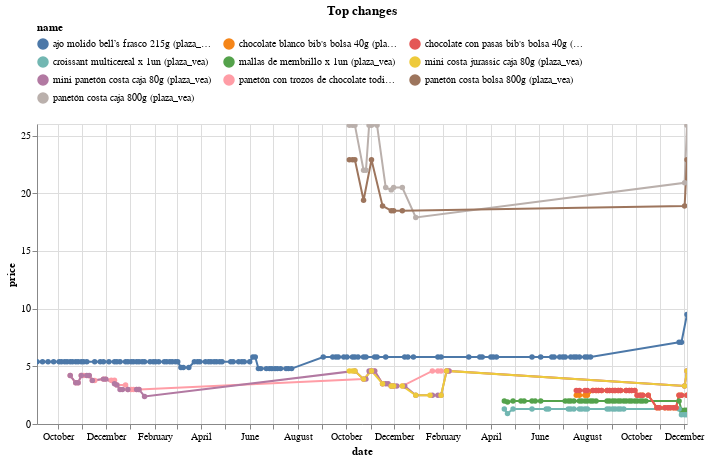

Source (notebook cell):
### Code cell
top_changes.head(10).pipe(plot_changes, 'Top changes')

### Figure 1 — Vega-Lite specification as saved in the notebook (floating-point values rounded to 4 significant figures; data arrays with more than 128 entries replaced by an {"elided": "..."} marker saying what was removed)
{"config": {"view": {"continuousWidth": 300, "continuousHeight": 300}, "legend": {"columns": 3, "orient": "top"}}, "data": {"name": "data-6702ce248b6ca767b27c8f0fd1098239"}, "mark": {"type": "line", "point": true}, "encoding": {"color": {"field": "name", "scale": {"domain": ["ajo molido bell’s frasco 215g (plaza_vea)", "chocolate blanco bib's bolsa 40g (plaza_vea)", "chocolate con pasas bib's bolsa 40g (plaza_vea)", "croissant multicereal x 1un (plaza_vea)", "mallas de membrillo x 1un (plaza_vea)", "mini costa jurassic caja 80g (plaza_vea)", "mini panetón costa caja 80g (plaza_vea)", "panetón con trozos de chocolate todinno cioccolato caja 80g (plaza_vea)", "panetón costa bolsa 800g (plaza_vea)", "panetón costa caja 800g (plaza_vea)"]}, "type": "nominal"}, "tooltip": [{"field": "name", "type": "nominal"}, {"field": "price", "type": "quantitative"}, {"field": "last_price", "type": "quantitative"}], "x": {"field": "date", "type": "temporal"}, "y": {"field": "price", "type": "quantitative"}}, "params": [{"name": "param_1", "select": {"type": "point", "fields": ["name"]}, "bind": "legend"}, {"name": "param_2", "select": {"type": "interval", "encodings": ["x", "y"]}, "bind": "scales"}], "title": "Top changes", "transform": [{"filter": {"param": "param_1"}}], "width": 650, "$schema": "https://vega.github.io/schema/vega-lite/v5.20.1.json", "datasets": {"data-6702ce248b6ca767b27c8f0fd1098239": {"elided": "352 records"}}}
